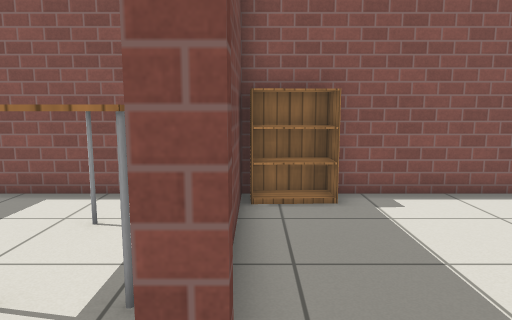
View 1 (above)

17 first-person views from a walk through a world built for the Gazebo simulator. The camera is 1 m above the floor, tilts 8° down and sees 70° across. The floor is counted in squares, 0.5 m on a side. Each view is taken from the middle of a square. On the plan, view 1 faces up. The plan holds only what a view shows up to about 19 squares ahead; the rest is blank. Simple patterns stand in for the simulator's built-in surfaces.

View 2
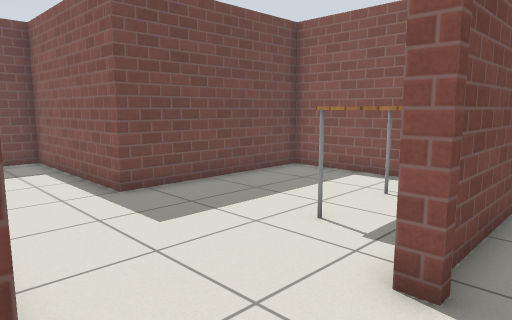

View 3
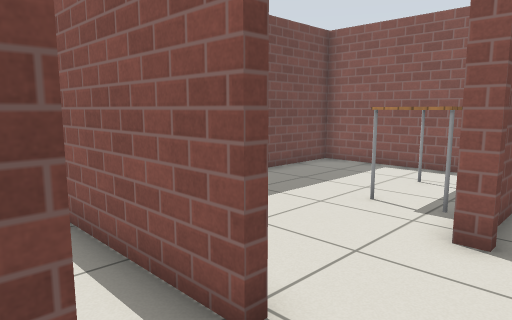

View 4
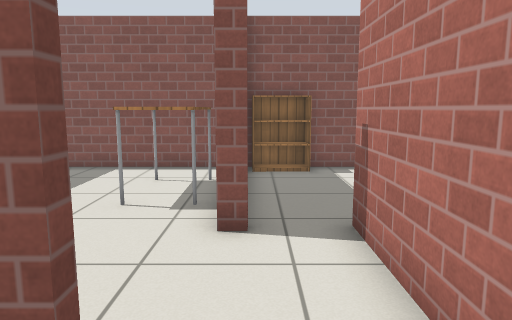

View 5
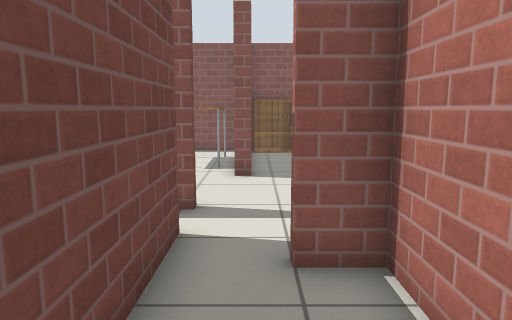

View 6
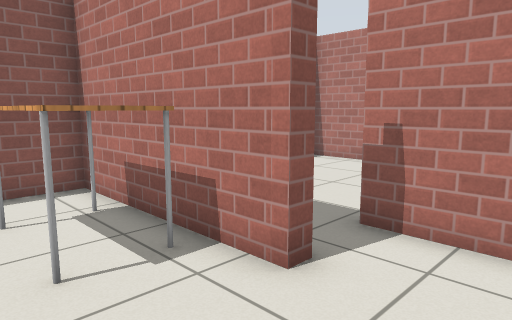

View 7
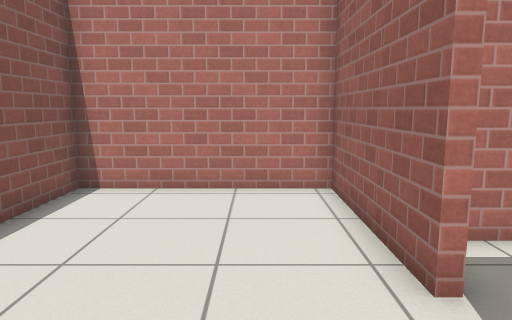

View 8
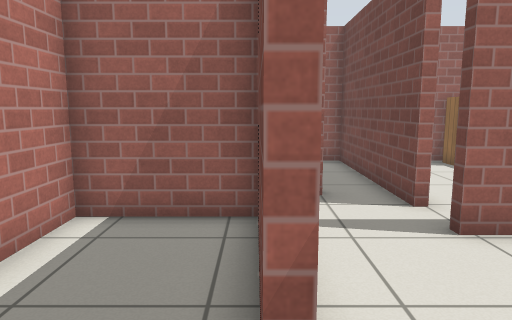

View 9
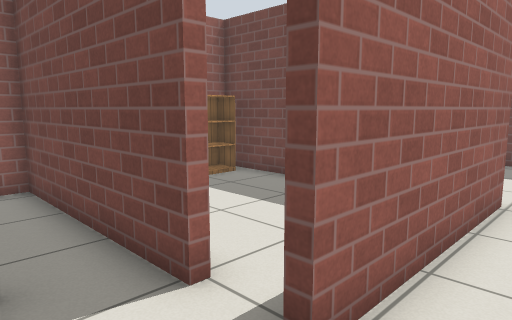

View 10
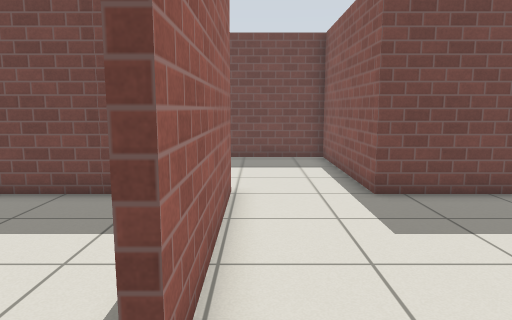

View 11
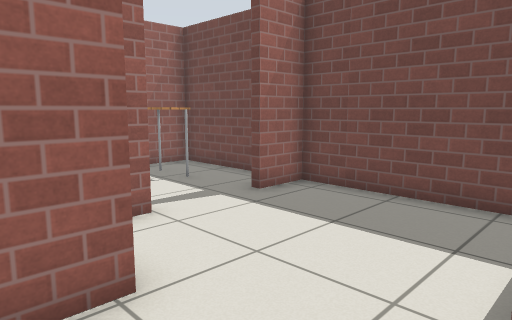

View 12
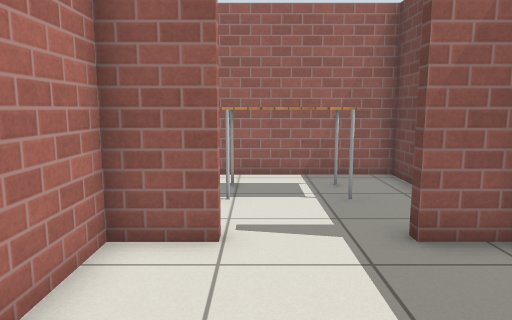

View 13
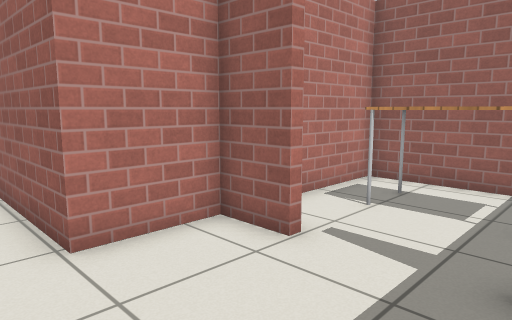

View 14
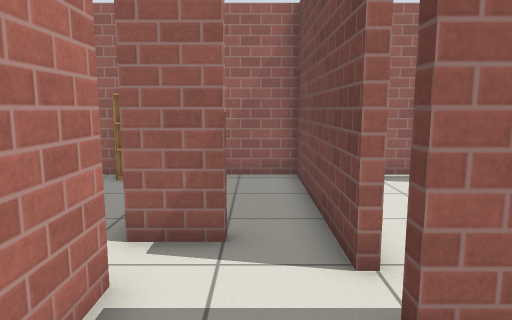

View 15
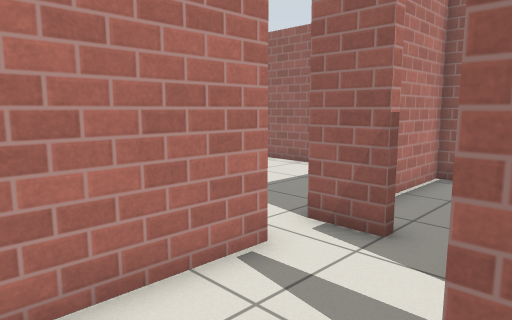

View 16
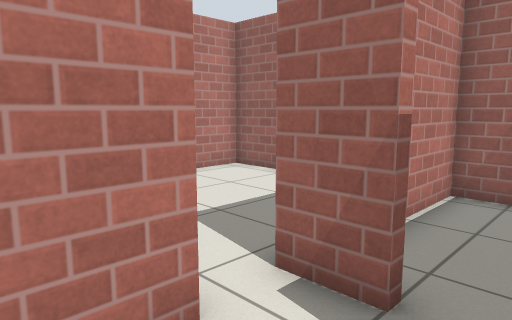

View 17
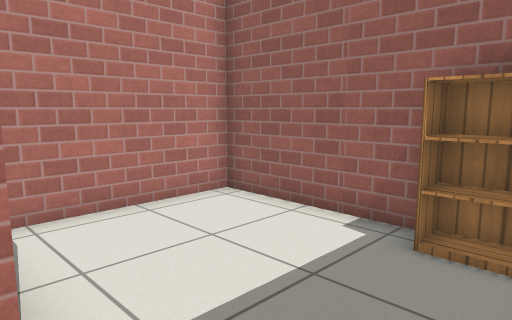

### Floor plan
Points are (right, up) in squares from view 1. A wall is a line through its corners. A room is listed if a view was taken in it or the views show most of it. See-through windows are left out.
Room 1 (views 1, 6, 7, 8, 9, 10, 11, 14, 15, 16)
walls: (-0.6, 5.4) (-0.6, 8.5) (-7.4, 8.5) (-7.4, 1.8); (-0.1, 1.8) (-0.6, 1.8) (-0.6, 3.5); (3.6, 2.1) (9.1, 2.1) (9.1, 8.5) (-0.3, 8.5) (-0.3, 2.7); (1.7, -1.5) (1.7, 2.1); (-7.7, -1.6) (-1.2, -1.6)
ways out: opening at (0, -2) to room 2; opening at (-8, 0) to room 3; opening at (3, 2) to room 7
objects: table (-3, 4) to (-1, 6); bookshelf (0, 8) to (1, 8)
Room 2 (views 2, 3, 4, 5)
walls: (0.4, -4.3) (2, -4.3); (-1.6, -3.3) (-1.2, -3.3) (-1.2, -10) (1.7, -10) (1.7, -4.6) (0.4, -4.6); (1.7, -3) (1.7, -1.5); (-1.2, -1.6) (-1.2, -1.9)
ways out: opening at (0, -2) to room 1; opening at (2, -4) to room 4; opening at (-2, -3) to room 5
Room 3 (views 12, 13)
walls: (-9.5, -4.3) (-7.4, -4.3); (-7.4, 1.8) (-14.1, 1.8) (-14.1, -4.3) (-12.4, -4.3); (-7.7, -4.4) (-7.7, -1.6)
ways out: opening at (-8, 0) to room 1; opening at (-11, -5) to room 6
Room 4 (view 17)
walls: (3.1, -10) (9.1, -10) (9.1, -5.2)
ways out: opening at (2, -4) to room 2
objects: bookshelf (3, -9) to (4, -9)
Room 5 (no view inside)
walls: (-7.4, -4.3) (-7.4, -8.5); (-6.5, -10) (-3.9, -10); (-1.2, -1.9) (-5.7, -1.9)
ways out: opening at (-2, -3) to room 2
objects: bookshelf (-7, -9) to (-5, -9)
Room 6 (no view inside)
walls: (-7.4, -8.5) (-7.4, -10) (-6.5, -10); (-14.1, -6.2) (-14.1, -10) (-7.7, -10) (-7.7, -6.7)
ways out: opening at (-11, -5) to room 3
objects: table (-12, -8) to (-9, -7)
Room 7 (no view inside)
walls: (2, 2.1) (2, -0.7); (1.9, -2.6) (5.4, -2.6) (5.4, 0.9)
ways out: opening at (3, 2) to room 1

Where each view was taken, in squares from view 1:
view 1: 0 up, 0 right, facing up
view 2: 2 down, 1 right, facing up-left
view 3: 4 down, 1 right, facing up-left
view 4: 4 down, 0 right, facing up
view 5: 9 down, 0 right, facing up
view 6: 1 down, 4 left, facing up-right
view 7: 4 up, 0 right, facing right
view 8: 4 up, 2 right, facing down
view 9: 0 up, 1 right, facing down-left
view 10: 1 down, 1 right, facing left
view 11: 2 up, 6 left, facing down-left
view 12: 1 up, 10 left, facing down
view 13: 0 up, 13 left, facing down-right
view 14: 1 up, 0 right, facing down
view 15: 1 up, 2 left, facing down-right
view 16: 1 down, 1 left, facing down-right
view 17: 4 down, 2 right, facing down-right
